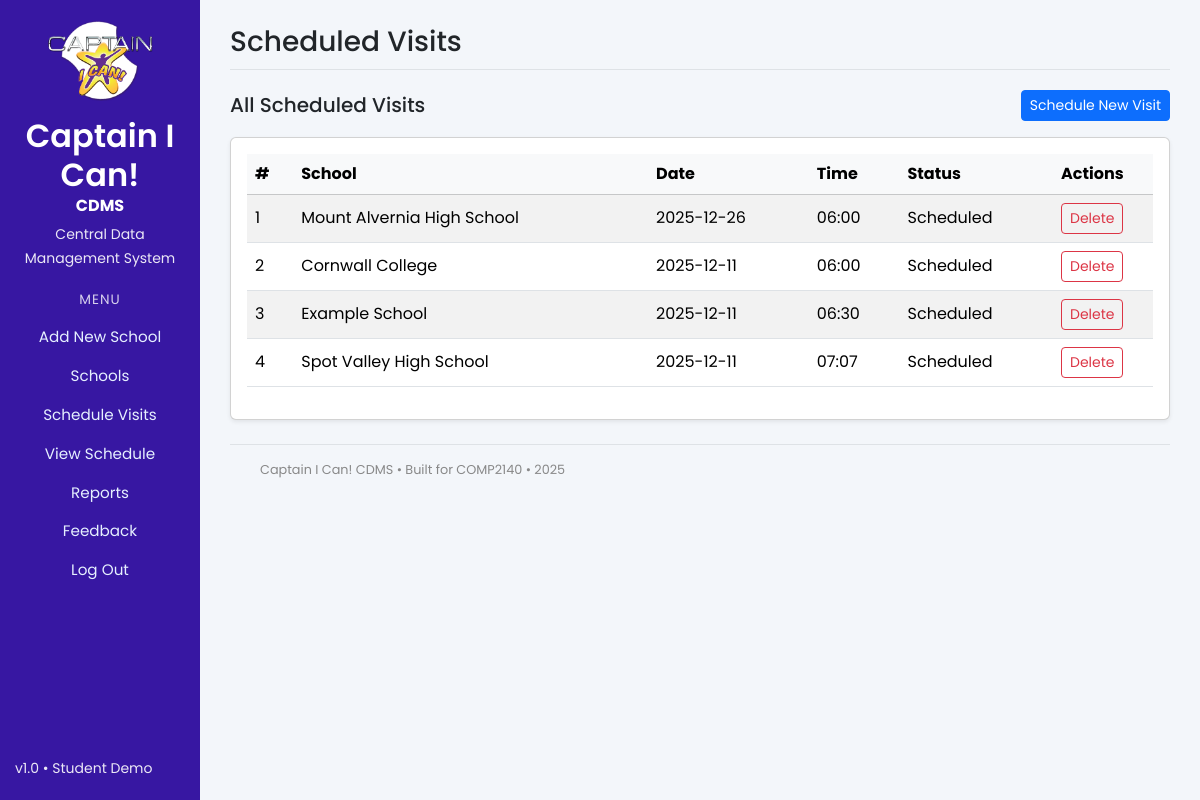
Screenshot of /visits (signed in) with the database file from the repository.
### app.py (models this page shows)
class Visit(db.Model):
    __tablename__ = "visits"
    id = db.Column(db.Integer, primary_key=True)
    school_id = db.Column(db.Integer, db.ForeignKey('schools.id'), nullable=False)
    visit_date = db.Column(db.Date, nullable=False)
    visit_time = db.Column(db.String(20), nullable=False)
    status = db.Column(db.String(20), default='Scheduled')  # Scheduled/Completed
    feedbacks = db.relationship('Feedback', backref='visit', lazy=True)

class School(db.Model):
    __tablename__ = "schools"  # match your existing SQLite table name
    id = db.Column(db.Integer, primary_key=True)
    name = db.Column(db.String(150), nullable=False)
    capacity = db.Column(db.Integer)
    location = db.Column(db.String(200), nullable=False)
    contact_person = db.Column(db.String(100))
    start_time = db.Column(db.String(20))
    end_time = db.Column(db.String(20))
    exam_dates = db.Column(db.String(255))   # simple for now
    holidays = db.Column(db.String(255))
    num_teachers = db.Column(db.Integer)
    visits = db.relationship('Visit', backref='school', lazy=True)

### app.py (the view)
@app.route('/visits', methods=['GET'])
@login_required  # ADDED
def list_visits():
    visits = Visit.query.order_by(Visit.visit_date.desc()).all()
    return render_template('visits/list.html', visits=visits)

### app.py (called while the page is built)
def login_required(f):
    @wraps(f)
    def decorated_function(*args, **kwargs):
        if 'logged_in' not in session:
            flash('Please log in to access this page.', 'error')
            return redirect(url_for('login'))
        return f(*args, **kwargs)
    return decorated_function

### templates/visits/list.html (shortened to what this page needs)
{% extends 'base.html' %}
{% block page_title %}Scheduled Visits{% endblock %}
{% block content %}
<div class="d-flex justify-content-between align-items-center mb-3">
    <h5 class="mb-0">All Scheduled Visits</h5>
    <a href="{{ url_for('schedule_visit') }}" class="btn btn-primary btn-sm">
        Schedule New Visit
    </a>
</div>
<div class="card shadow-sm p-3">
    {% if visits %}
        <div class="table-responsive">
            <table class="table table-striped table-hover align-middle">
                <thead class="table-light">
                    <tr>
                        <th>#</th>
                        <th>School</th>
                        <th>Date</th>
                        <th>Time</th>
                        <th>Status</th>
                        <th style="width: 100px;">Actions</th>
                    </tr>
                </thead>
                <tbody>
                    {% for visit in visits %}
                    <tr>
                        <td>{{ loop.index }}</td>
                        <td>{{ visit.school.name }}</td>
                        <td>{{ visit.visit_date }}</td>
                        <td>{{ visit.visit_time }}</td>
                        <td>{{ visit.status }}</td>
                        <td>
                            <form
                                action="{{ url_for('delete_visit', visit_id=visit.id) }}"
                                method="post"
                                onsubmit="return confirm('Are you sure you want to delete this visit?');"
                            >
                                <button type="submit" class="btn btn-sm btn-outline-danger">
                                    Delete
                                </button>
                            </form>
                        </td>
                    </tr>
                    {% endfor %}
                </tbody>
            </table>
        </div>
    {% else %}
        <p class="text-muted mb-0">No visits scheduled yet.</p>
    {% endif %}
</div>
{% endblock %}

### templates/base.html (style rules this page uses)
body { background-color: #f3f6fa; font-family: 'Poppins', sans-serif; }

### rows the page displays
Visit: school.name "Mount Alvernia High School", visit_date "2025-12-26", visit_time "06:00", status "Scheduled"
Visit: school.name "Cornwall College", visit_date "2025-12-11", visit_time "06:00", status "Scheduled"
Visit: school.name "Example School", visit_date "2025-12-11", visit_time "06:30", status "Scheduled"
Visit: school.name "Spot Valley High School", visit_date "2025-12-11", visit_time "07:07", status "Scheduled"

### other values shown
{{ 2025 }} "2025"
